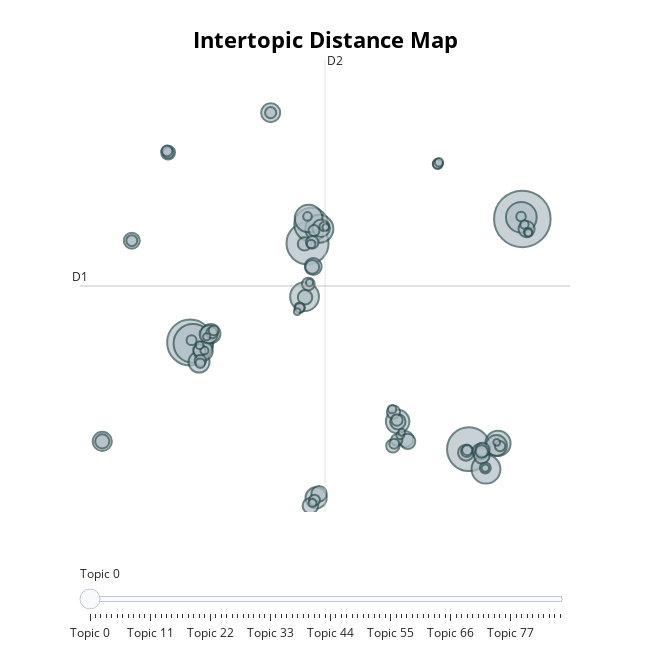

This figure's notebook cell:
### Code cell
# Intertopic distance map
# 10 topics is ideal
topic_model_default.visualize_topics()
